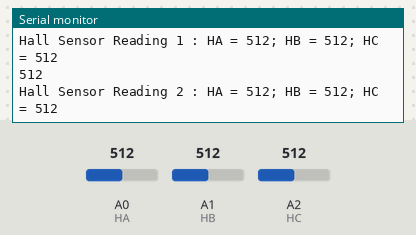
Recording of a sketch running on a simulated Arduino Uno, built with avr-gcc and run on an emulated ATmega328P. Shown: the last lines printed to the serial monitor. The inputs (shaded band) are chosen by the test bench; at power-on: A0 (HA) = 512, A1 (HB) = 512, A2 (HC) = 512.

Above: at 1.3 s.
1.4 s: A0 (HA) set to 716
At 1.8 s:
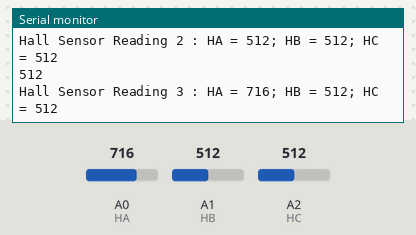
2.9 s: A1 (HB) set to 716
At 3.5 s:
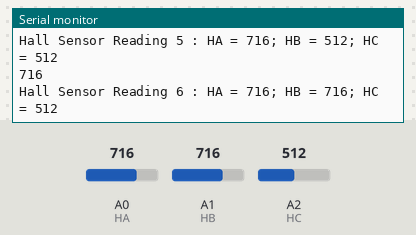
4.4 s: A2 (HC) set to 716
At 5.0 s:
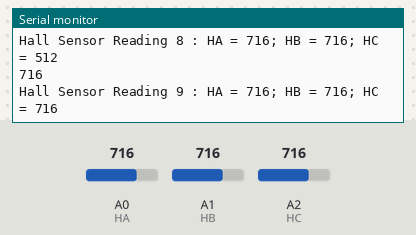
5.9 s: A0 (HA) set to 900
At 6.5 s:
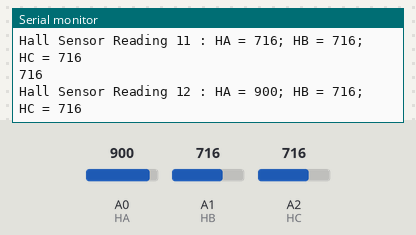
7.4 s: A1 (HB) set to 900
At 8.1 s:
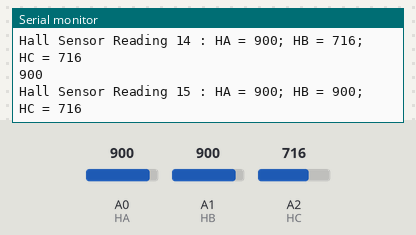
8.9 s: A2 (HC) set to 900
At 9.6 s:
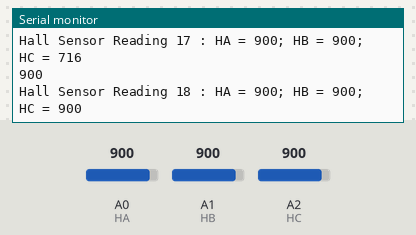
Timing chart, 0 to 11.4 s (numbered marks = the images above; inputs shaded):
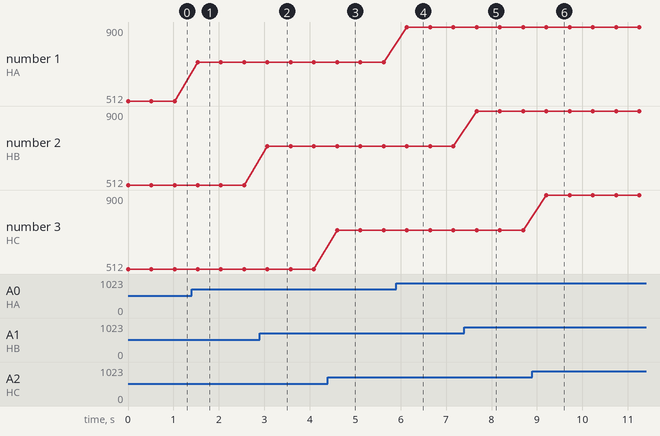

The sketch:

hall_sensor_reader.ino
```cpp
int HA = A0; // Feedback from phase 1 power connection
int HB = A1; // Feedback from phase 2 power connection
int HC = A2; // Feedback from phase 3 power connection

int valueA, valueB, valueC = -4000;
int clk = 0;

void setup()
{
  // put your setup code here, to run once:
  Serial.begin(9600);
}

void loop()
{
  // put your main code here, to run repeatedly:
  valueA = analogRead(HA);
  valueB = analogRead(HB);
  valueC = analogRead(HC);

  char output[150];
  sprintf(output, "Hall Sensor Reading %d : HA = %d; HB = %d; HC = %d", clk, valueA, valueB, valueC);
  Serial.println(output);
  delay(500);

  Serial.println(valueA);
  delay(10);
  ++clk;
}
```

Measured:
- after the input at 1.4 s, the serial monitor: prints a new line after 0.14 s (image 1)
- after the input at 2.9 s, the serial monitor: prints a new line after 0.17 s (image 2)
- after the input at 4.4 s, the serial monitor: prints a new line after 0.20 s (image 3)
- after the input at 5.9 s, the serial monitor: prints a new line after 0.24 s (image 4)
- after the input at 7.4 s, the serial monitor: prints a new line after 0.27 s (image 5)
- after the input at 8.9 s, the serial monitor: prints a new line after 0.31 s (image 6)
- plotted number 1: 512 → 716 after the input at 1.4 s, 716 → 900 after the input at 5.9 s
